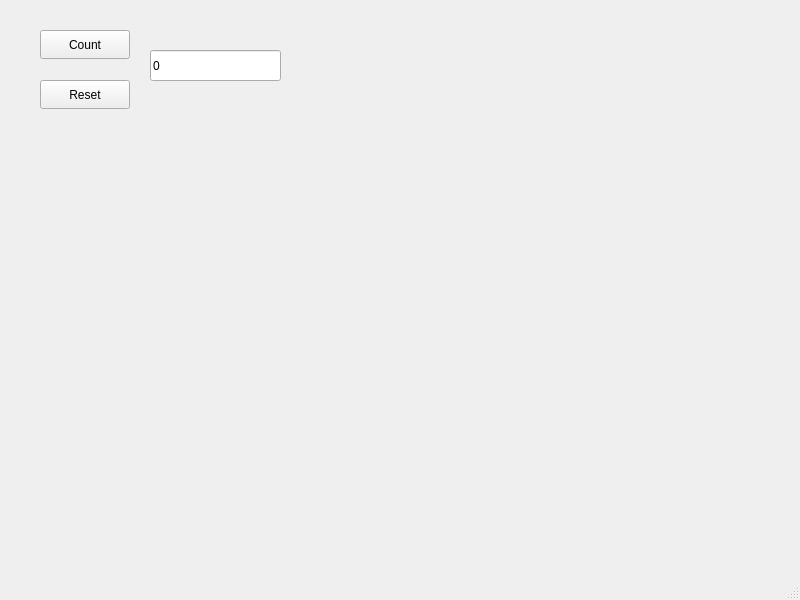
<?xml version="1.0" encoding="UTF-8"?>
<ui version="4.0">
 <class>MainWindow</class>
 <widget class="QMainWindow" name="MainWindow">
  <property name="geometry">
   <rect>
    <x>0</x>
    <y>0</y>
    <width>800</width>
    <height>600</height>
   </rect>
  </property>
  <property name="windowTitle">
   <string>Viikkoteht counter</string>
  </property>
  <widget class="QWidget" name="centralwidget">
   <widget class="QPushButton" name="countButton">
    <property name="geometry">
     <rect>
      <x>40</x>
      <y>30</y>
      <width>90</width>
      <height>29</height>
     </rect>
    </property>
    <property name="text">
     <string>Count</string>
    </property>
   </widget>
   <widget class="QPushButton" name="resetButton">
    <property name="geometry">
     <rect>
      <x>40</x>
      <y>80</y>
      <width>90</width>
      <height>29</height>
     </rect>
    </property>
    <property name="text">
     <string>Reset</string>
    </property>
   </widget>
   <widget class="QLineEdit" name="countEdit">
    <property name="geometry">
     <rect>
      <x>150</x>
      <y>50</y>
      <width>131</width>
      <height>31</height>
     </rect>
    </property>
    <property name="text">
     <string>0</string>
    </property>
   </widget>
  </widget>
  <widget class="QMenuBar" name="menubar">
   <property name="geometry">
    <rect>
     <x>0</x>
     <y>0</y>
     <width>800</width>
     <height>25</height>
    </rect>
   </property>
  </widget>
  <widget class="QStatusBar" name="statusbar"/>
 </widget>
 <resources/>
 <connections/>
</ui>
